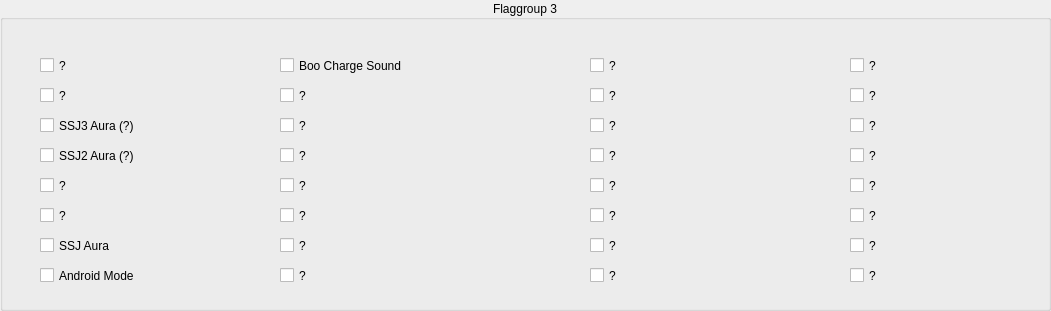
   <widget class="QGroupBox" name="FlagGroup_3">
    <property name="geometry">
     <rect>
      <x>20</x>
      <y>720</y>
      <width>1051</width>
      <height>311</height>
     </rect>
    </property>
    <property name="title">
     <string>Flaggroup 3</string>
    </property>
    <property name="alignment">
     <set>Qt::AlignCenter</set>
    </property>
    <widget class="QCheckBox" name="Flag_3_8">
     <property name="geometry">
      <rect>
       <x>40</x>
       <y>260</y>
       <width>171</width>
       <height>31</height>
      </rect>
     </property>
     <property name="toolTip">
      <string>Checks if your character slowly gains Ki over time instead of charging it.</string>
     </property>
     <property name="text">
      <string>Android Mode</string>
     </property>
    </widget>
    <widget class="QCheckBox" name="Flag_3_7">
     <property name="geometry">
      <rect>
       <x>40</x>
       <y>230</y>
       <width>171</width>
       <height>31</height>
      </rect>
     </property>
     <property name="toolTip">
      <string>Checks if your character has the aura of a Super Saiyan.

NOTE: Flags here overwrite the input inside the Aura Color.</string>
     </property>
     <property name="text">
      <string>SSJ Aura</string>
     </property>
    </widget>
    <widget class="QCheckBox" name="Flag_3_6">
     <property name="geometry">
      <rect>
       <x>40</x>
       <y>200</y>
       <width>171</width>
       <height>31</height>
      </rect>
     </property>
     <property name="text">
      <string>?</string>
     </property>
    </widget>
    <widget class="QCheckBox" name="Flag_3_4">
     <property name="geometry">
      <rect>
       <x>40</x>
       <y>140</y>
       <width>171</width>
       <height>31</height>
      </rect>
     </property>
     <property name="toolTip">
      <string>Checks if your character has the aura of a Super Saiyan 2.
The question mark indicates that I am unsure if this is actually correct, don't take me by word here.

NOTE: Flags here overwrite the input inside the Aura Color.</string>
     </property>
     <property name="text">
      <string>SSJ2 Aura (?)</string>
     </property>
    </widget>
    <widget class="QCheckBox" name="Flag_3_1">
     <property name="geometry">
      <rect>
       <x>40</x>
       <y>50</y>
       <width>171</width>
       <height>31</height>
      </rect>
     </property>
     <property name="text">
      <string>?</string>
     </property>
    </widget>
    <widget class="QCheckBox" name="Flag_3_5">
     <property name="geometry">
      <rect>
       <x>40</x>
       <y>170</y>
       <width>171</width>
       <height>31</height>
      </rect>
     </property>
     <property name="text">
      <string>?</string>
     </property>
    </widget>
    <widget class="QCheckBox" name="Flag_3_3">
     <property name="geometry">
      <rect>
       <x>40</x>
       <y>110</y>
       <width>171</width>
       <height>31</height>
      </rect>
     </property>
     <property name="toolTip">
      <string>Checks if your character has the aura of a Super Saiyan 3.
The question mark indicates that I am unsure if this is actually correct, don't take me by word here.

NOTE: Flags here overwrite the input inside the Aura Color.</string>
     </property>
     <property name="text">
      <string>SSJ3 Aura (?)</string>
     </property>
    </widget>
    <widget class="QCheckBox" name="Flag_3_2">
     <property name="geometry">
      <rect>
       <x>40</x>
       <y>80</y>
       <width>171</width>
       <height>31</height>
      </rect>
     </property>
     <property name="styleSheet">
      <string notr="true"/>
     </property>
     <property name="text">
      <string>?</string>
     </property>
     <property name="checked">
      <bool>false</bool>
     </property>
     <property name="tristate">
      <bool>false</bool>
     </property>
    </widget>
    <widget class="QCheckBox" name="Flag_3_9">
     <property name="geometry">
      <rect>
       <x>280</x>
       <y>50</y>
       <width>171</width>
       <height>31</height>
      </rect>
     </property>
     <property name="toolTip">
      <string>Checks if your character has the same charging sound as Boo.</string>
     </property>
     <property name="text">
      <string>Boo Charge Sound</string>
     </property>
    </widget>
    <widget class="QCheckBox" name="Flag_3_15">
     <property name="geometry">
      <rect>
       <x>280</x>
       <y>230</y>
       <width>171</width>
       <height>31</height>
      </rect>
     </property>
     <property name="text">
      <string>?</string>
     </property>
    </widget>
    <widget class="QCheckBox" name="Flag_3_11">
     <property name="geometry">
      <rect>
       <x>280</x>
       <y>110</y>
       <width>171</width>
       <height>31</height>
      </rect>
     </property>
     <property name="text">
      <string>?</string>
     </property>
    </widget>
    <widget class="QCheckBox" name="Flag_3_12">
     <property name="geometry">
      <rect>
       <x>280</x>
       <y>140</y>
       <width>171</width>
       <height>31</height>
      </rect>
     </property>
     <property name="text">
      <string>?</string>
     </property>
    </widget>
    <widget class="QCheckBox" name="Flag_3_13">
     <property name="geometry">
      <rect>
       <x>280</x>
       <y>170</y>
       <width>171</width>
       <height>31</height>
      </rect>
     </property>
     <property name="text">
      <string>?</string>
     </property>
    </widget>
    <widget class="QCheckBox" name="Flag_3_14">
     <property name="geometry">
      <rect>
       <x>280</x>
       <y>200</y>
       <width>171</width>
       <height>31</height>
      </rect>
     </property>
     <property name="text">
      <string>?</string>
     </property>
    </widget>
    <widget class="QCheckBox" name="Flag_3_10">
     <property name="geometry">
      <rect>
       <x>280</x>
       <y>80</y>
       <width>171</width>
       <height>31</height>
      </rect>
     </property>
     <property name="text">
      <string>?</string>
     </property>
    </widget>
    <widget class="QCheckBox" name="Flag_3_16">
     <property name="geometry">
      <rect>
       <x>280</x>
       <y>260</y>
       <width>171</width>
       <height>31</height>
      </rect>
     </property>
     <property name="text">
      <string>?</string>
     </property>
    </widget>
    <widget class="QCheckBox" name="Flag_3_24">
     <property name="geometry">
      <rect>
       <x>590</x>
       <y>260</y>
       <width>171</width>
       <height>31</height>
      </rect>
     </property>
     <property name="sizePolicy">
      <sizepolicy hsizetype="Minimum" vsizetype="Fixed">
       <horstretch>0</horstretch>
       <verstretch>0</verstretch>
      </sizepolicy>
     </property>
     <property name="text">
      <string>?</string>
     </property>
    </widget>
    <widget class="QCheckBox" name="Flag_3_31">
     <property name="geometry">
      <rect>
       <x>850</x>
       <y>230</y>
       <width>171</width>
       <height>31</height>
      </rect>
     </property>
     <property name="sizePolicy">
      <sizepolicy hsizetype="Minimum" vsizetype="Fixed">
       <horstretch>0</horstretch>
       <verstretch>0</verstretch>
      </sizepolicy>
     </property>
     <property name="text">
      <string>?</string>
     </property>
    </widget>
    <widget class="QCheckBox" name="Flag_3_18">
     <property name="geometry">
      <rect>
       <x>590</x>
       <y>80</y>
       <width>171</width>
       <height>31</height>
      </rect>
     </property>
     <property name="sizePolicy">
      <sizepolicy hsizetype="Minimum" vsizetype="Fixed">
       <horstretch>0</horstretch>
       <verstretch>0</verstretch>
      </sizepolicy>
     </property>
     <property name="text">
      <string>?</string>
     </property>
    </widget>
    <widget class="QCheckBox" name="Flag_3_23">
     <property name="geometry">
      <rect>
       <x>590</x>
       <y>230</y>
       <width>171</width>
       <height>31</height>
      </rect>
     </property>
     <property name="sizePolicy">
      <sizepolicy hsizetype="Minimum" vsizetype="Fixed">
       <horstretch>0</horstretch>
       <verstretch>0</verstretch>
      </sizepolicy>
     </property>
     <property name="text">
      <string>?</string>
     </property>
    </widget>
    <widget class="QCheckBox" name="Flag_3_28">
     <property name="geometry">
      <rect>
       <x>850</x>
       <y>140</y>
       <width>171</width>
       <height>31</height>
      </rect>
     </property>
     <property name="sizePolicy">
      <sizepolicy hsizetype="Minimum" vsizetype="Fixed">
       <horstretch>0</horstretch>
       <verstretch>0</verstretch>
      </sizepolicy>
     </property>
     <property name="text">
      <string>?</string>
     </property>
    </widget>
    <widget class="QCheckBox" name="Flag_3_22">
     <property name="geometry">
      <rect>
       <x>590</x>
       <y>200</y>
       <width>171</width>
       <height>31</height>
      </rect>
     </property>
     <property name="sizePolicy">
      <sizepolicy hsizetype="Minimum" vsizetype="Fixed">
       <horstretch>0</horstretch>
       <verstretch>0</verstretch>
      </sizepolicy>
     </property>
     <property name="text">
      <string>?</string>
     </property>
    </widget>
    <widget class="QCheckBox" name="Flag_3_30">
     <property name="geometry">
      <rect>
       <x>850</x>
       <y>200</y>
       <width>171</width>
       <height>31</height>
      </rect>
     </property>
     <property name="sizePolicy">
      <sizepolicy hsizetype="Minimum" vsizetype="Fixed">
       <horstretch>0</horstretch>
       <verstretch>0</verstretch>
      </sizepolicy>
     </property>
     <property name="text">
      <string>?</string>
     </property>
    </widget>
    <widget class="QCheckBox" name="Flag_3_21">
     <property name="geometry">
      <rect>
       <x>590</x>
       <y>170</y>
       <width>171</width>
       <height>31</height>
      </rect>
     </property>
     <property name="sizePolicy">
      <sizepolicy hsizetype="Minimum" vsizetype="Fixed">
       <horstretch>0</horstretch>
       <verstretch>0</verstretch>
      </sizepolicy>
     </property>
     <property name="text">
      <string>?</string>
     </property>
    </widget>
    <widget class="QCheckBox" name="Flag_3_26">
     <property name="geometry">
      <rect>
       <x>850</x>
       <y>80</y>
       <width>171</width>
       <height>31</height>
      </rect>
     </property>
     <property name="sizePolicy">
      <sizepolicy hsizetype="Minimum" vsizetype="Fixed">
       <horstretch>0</horstretch>
       <verstretch>0</verstretch>
      </sizepolicy>
     </property>
     <property name="text">
      <string>?</string>
     </property>
    </widget>
    <widget class="QCheckBox" name="Flag_3_17">
     <property name="geometry">
      <rect>
       <x>590</x>
       <y>50</y>
       <width>171</width>
       <height>31</height>
      </rect>
     </property>
     <property name="sizePolicy">
      <sizepolicy hsizetype="Minimum" vsizetype="Fixed">
       <horstretch>0</horstretch>
       <verstretch>0</verstretch>
      </sizepolicy>
     </property>
     <property name="text">
      <string>?</string>
     </property>
    </widget>
    <widget class="QCheckBox" name="Flag_3_25">
     <property name="geometry">
      <rect>
       <x>850</x>
       <y>50</y>
       <width>171</width>
       <height>31</height>
      </rect>
     </property>
     <property name="sizePolicy">
      <sizepolicy hsizetype="Minimum" vsizetype="Fixed">
       <horstretch>0</horstretch>
       <verstretch>0</verstretch>
      </sizepolicy>
     </property>
     <property name="text">
      <string>?</string>
     </property>
    </widget>
    <widget class="QCheckBox" name="Flag_3_29">
     <property name="geometry">
      <rect>
       <x>850</x>
       <y>170</y>
       <width>171</width>
       <height>31</height>
      </rect>
     </property>
     <property name="sizePolicy">
      <sizepolicy hsizetype="Minimum" vsizetype="Fixed">
       <horstretch>0</horstretch>
       <verstretch>0</verstretch>
      </sizepolicy>
     </property>
     <property name="text">
      <string>?</string>
     </property>
    </widget>
    <widget class="QCheckBox" name="Flag_3_20">
     <property name="geometry">
      <rect>
       <x>590</x>
       <y>140</y>
       <width>171</width>
       <height>31</height>
      </rect>
     </property>
     <property name="sizePolicy">
      <sizepolicy hsizetype="Minimum" vsizetype="Fixed">
       <horstretch>0</horstretch>
       <verstretch>0</verstretch>
      </sizepolicy>
     </property>
     <property name="text">
      <string>?</string>
     </property>
    </widget>
    <widget class="QCheckBox" name="Flag_3_32">
     <property name="geometry">
      <rect>
       <x>850</x>
       <y>260</y>
       <width>171</width>
       <height>31</height>
      </rect>
     </property>
     <property name="sizePolicy">
      <sizepolicy hsizetype="Minimum" vsizetype="Fixed">
       <horstretch>0</horstretch>
       <verstretch>0</verstretch>
      </sizepolicy>
     </property>
     <property name="text">
      <string>?</string>
     </property>
    </widget>
    <widget class="QCheckBox" name="Flag_3_19">
     <property name="geometry">
      <rect>
       <x>590</x>
       <y>110</y>
       <width>171</width>
       <height>31</height>
      </rect>
     </property>
     <property name="sizePolicy">
      <sizepolicy hsizetype="Minimum" vsizetype="Fixed">
       <horstretch>0</horstretch>
       <verstretch>0</verstretch>
      </sizepolicy>
     </property>
     <property name="text">
      <string>?</string>
     </property>
    </widget>
    <widget class="QCheckBox" name="Flag_3_27">
     <property name="geometry">
      <rect>
       <x>850</x>
       <y>110</y>
       <width>171</width>
       <height>31</height>
      </rect>
     </property>
     <property name="sizePolicy">
      <sizepolicy hsizetype="Minimum" vsizetype="Fixed">
       <horstretch>0</horstretch>
       <verstretch>0</verstretch>
      </sizepolicy>
     </property>
     <property name="text">
      <string>?</string>
     </property>
    </widget>
   </widget>
